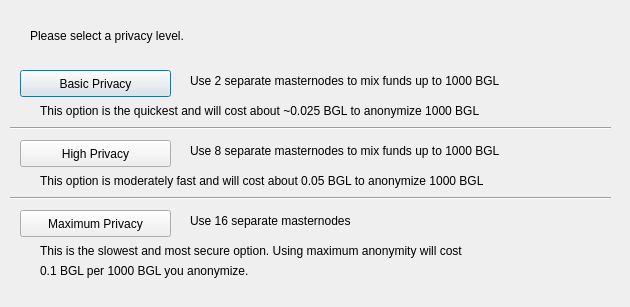
<?xml version="1.0" encoding="UTF-8"?>
<ui version="4.0">
 <class>DarksendConfig</class>
 <widget class="QDialog" name="DarksendConfig">
  <property name="geometry">
   <rect>
    <x>0</x>
    <y>0</y>
    <width>630</width>
    <height>307</height>
   </rect>
  </property>
  <property name="windowTitle">
   <string>Configure PrivateSend</string>
  </property>
  <widget class="QPushButton" name="buttonBasic">
   <property name="geometry">
    <rect>
     <x>20</x>
     <y>70</y>
     <width>151</width>
     <height>27</height>
    </rect>
   </property>
   <property name="text">
    <string>Basic Privacy</string>
   </property>
  </widget>
  <widget class="QPushButton" name="buttonHigh">
   <property name="geometry">
    <rect>
     <x>20</x>
     <y>140</y>
     <width>151</width>
     <height>27</height>
    </rect>
   </property>
   <property name="text">
    <string>High Privacy</string>
   </property>
  </widget>
  <widget class="QPushButton" name="buttonMax">
   <property name="geometry">
    <rect>
     <x>20</x>
     <y>210</y>
     <width>151</width>
     <height>27</height>
    </rect>
   </property>
   <property name="text">
    <string>Maximum Privacy</string>
   </property>
  </widget>
  <widget class="QLabel" name="label">
   <property name="geometry">
    <rect>
     <x>30</x>
     <y>20</y>
     <width>571</width>
     <height>31</height>
    </rect>
   </property>
   <property name="text">
    <string>Please select a privacy level.</string>
   </property>
  </widget>
  <widget class="QLabel" name="label_2">
   <property name="geometry">
    <rect>
     <x>190</x>
     <y>70</y>
     <width>421</width>
     <height>21</height>
    </rect>
   </property>
   <property name="text">
    <string>Use 2 separate masternodes to mix funds up to 1000 BGL</string>
   </property>
  </widget>
  <widget class="QLabel" name="label_3">
   <property name="geometry">
    <rect>
     <x>190</x>
     <y>140</y>
     <width>411</width>
     <height>21</height>
    </rect>
   </property>
   <property name="text">
    <string>Use 8 separate masternodes to mix funds up to 1000 BGL</string>
   </property>
  </widget>
  <widget class="QLabel" name="label_4">
   <property name="geometry">
    <rect>
     <x>190</x>
     <y>210</y>
     <width>421</width>
     <height>21</height>
    </rect>
   </property>
   <property name="text">
    <string>Use 16 separate masternodes</string>
   </property>
  </widget>
  <widget class="QLabel" name="label_6">
   <property name="geometry">
    <rect>
     <x>40</x>
     <y>100</y>
     <width>561</width>
     <height>21</height>
    </rect>
   </property>
   <property name="text">
    <string>This option is the quickest and will cost about ~0.025 BGL to anonymize 1000 BGL</string>
   </property>
  </widget>
  <widget class="QLabel" name="label_7">
   <property name="geometry">
    <rect>
     <x>40</x>
     <y>170</y>
     <width>561</width>
     <height>21</height>
    </rect>
   </property>
   <property name="text">
    <string>This option is moderately fast and will cost about 0.05 BGL to anonymize 1000 BGL</string>
   </property>
  </widget>
  <widget class="QLabel" name="label_8">
   <property name="geometry">
    <rect>
     <x>40</x>
     <y>240</y>
     <width>561</width>
     <height>21</height>
    </rect>
   </property>
   <property name="text">
    <string>This is the slowest and most secure option. Using maximum anonymity will cost</string>
   </property>
  </widget>
  <widget class="QLabel" name="label_9">
   <property name="geometry">
    <rect>
     <x>40</x>
     <y>260</y>
     <width>561</width>
     <height>21</height>
    </rect>
   </property>
   <property name="text">
    <string>0.1 BGL per 1000 BGL you anonymize.</string>
   </property>
  </widget>
  <widget class="Line" name="line">
   <property name="geometry">
    <rect>
     <x>10</x>
     <y>120</y>
     <width>601</width>
     <height>16</height>
    </rect>
   </property>
   <property name="orientation">
    <enum>Qt::Horizontal</enum>
   </property>
  </widget>
  <widget class="Line" name="line_2">
   <property name="geometry">
    <rect>
     <x>10</x>
     <y>190</y>
     <width>601</width>
     <height>16</height>
    </rect>
   </property>
   <property name="orientation">
    <enum>Qt::Horizontal</enum>
   </property>
  </widget>
 </widget>
 <resources/>
 <connections/>
</ui>
